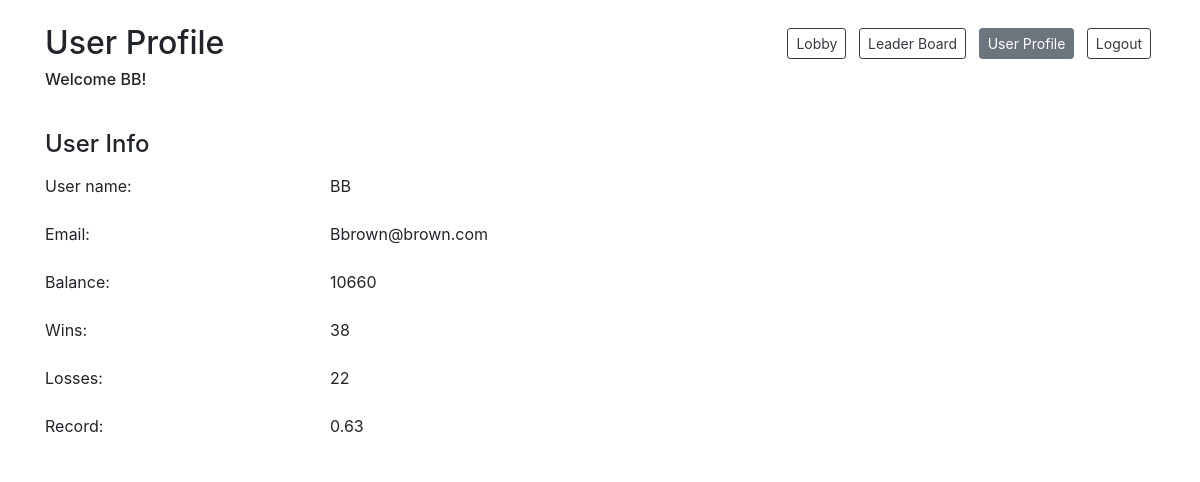
/user-profile (signed in), run on an earlier commit of the app's database.
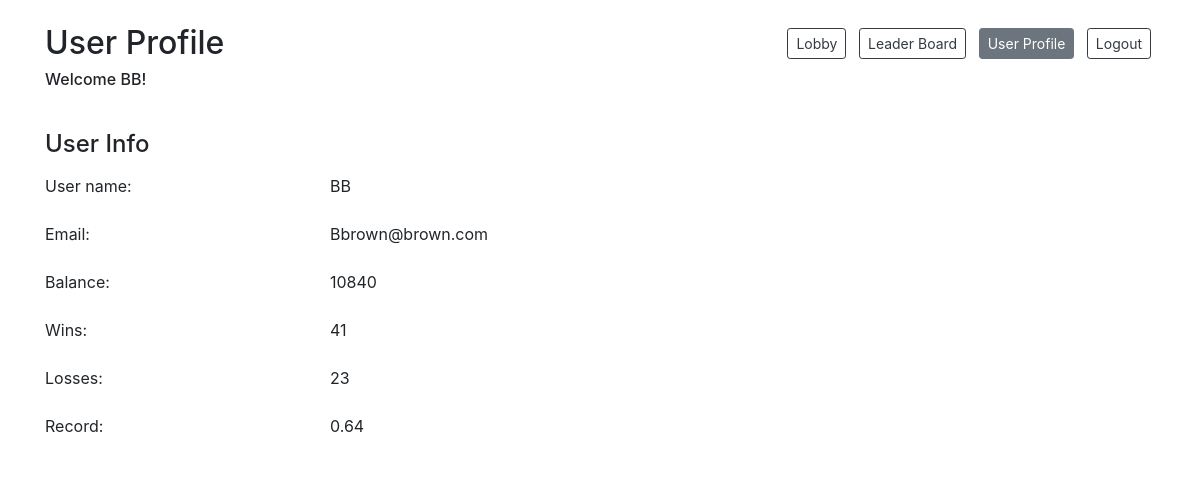
And on a later commit of the database.
### models.py (models this page shows)
class User(db.Model):
    __tablename__ = "users"
    id = db.Column(db.Integer, primary_key=True)
    user_name = db.Column(db.String(255))
    email = db.Column(db.String(255))
    password = db.Column(db.String(255))
    balance = db.Column(db.Integer)
    photo = db.Column(db.BLOB)
    wins = db.Column(db.Integer)
    losses = db.Column(db.Integer)
    current_game_id = db.Column(db.Integer, db.ForeignKey("games.id"), nullable=True)  # is null if not currently in a game
    current_game = db.relationship("Game", foreign_keys=[current_game_id], backref="game_users")
    created_at = db.Column(db.DateTime, server_default=func.now())
    updated_at = db.Column(db.DateTime, server_default=func.now(), onupdate=func.now())

### controller.py (the view)
def user_profile():
    if 'user_id' in session:
        user = getUser(session['user_id'])
        if user:
            return render_template('user-profile.html', user = user)
    return redirect('/login-registration')

### utilities.py (called while the page is built)
def getUser(user_id):
    user = User.query.get(user_id)
    return user

### templates/user-profile.html (shortened to what this page needs)
<!DOCTYPE html>
<html lang="en">
<head>
    <link href="https://stackpath.bootstrapcdn.com/bootstrap/4.4.1/css/bootstrap.min.css" rel="stylesheet">
</head>
<body>
    <div class="container bg-white">
        <div class="row justify-content-between mt-4 mb-2">
            <div class="col-auto">
                <h2>User Profile</h2>
                <h6>Welcome {{user.user_name}}!</h6>
            </div>
            <div class="col-auto">
                <a href="/lobby" class="col-auto btn btn-outline-dark btn-sm mx-1 mt-1 mb-3">Lobby</a>
                <a href="/leaderboard" class="col-auto btn btn-outline-dark btn-sm mx-1 mt-1 mb-3">Leader Board</a>
                <a href="#" class="inactive col-auto btn btn-secondary btn-sm mx-1 mt-1 mb-3">User Profile</a>
                <a href="/logout-action" class="col-auto btn btn-outline-dark btn-sm mx-1 mt-1 mb-3">Logout</a>
            </div>
        </div>
        <h4 class="pb-2 pt-4">User Info</h4>
        <div class="row mb-2 align-items-left">
            <p class="col-2">User name: </p>
            <div class="col-1"></div>
            <p class="col-2">{{user.user_name}}</p>
        </div>
        <div class="row mb-2 align-items-left">
            <p class="col-2">Email: </p>
            <div class="col-1"></div>
            <p class="col-2">{{user.email}}</p>
        </div>
        <div class="row mb-2 align-items-left">
            <p class="col-2">Balance: </p>
            <div class="col-1"></div>
            <p class="col-2">{{user.balance}}</p>
        </div>
        <div class="row mb-2 align-items-left">
            <p class="col-2">Wins: </p>
            <div class="col-1"></div>
            <p class="col-2">{{user.wins}}</p>
        </div>
        <div class="row mb-2 align-items-left">
            <p class="col-2">Losses: </p>
            <div class="col-1"></div>
            <p class="col-2">{{user.losses}}</p>
        </div>
        <div class="row mb-2 align-items-left">
            <p class="col-2">Record: </p>
            <div class="col-1"></div>
            {% if user.wins or user.losses %}
            <p class="col-2">{{'%0.2f'| format(user.wins/(user.wins+user.losses))}}</p>
            {% endif %}
        </div>
    </div>
</body>
</html>

What changed in the data, as far as the page shows it:
changed User "BB": balance "10660" → "10840"; wins "38" → "41"; losses "22" → "23"; user.wins/(user.wins+user.losses) "0.63" → "0.64"
